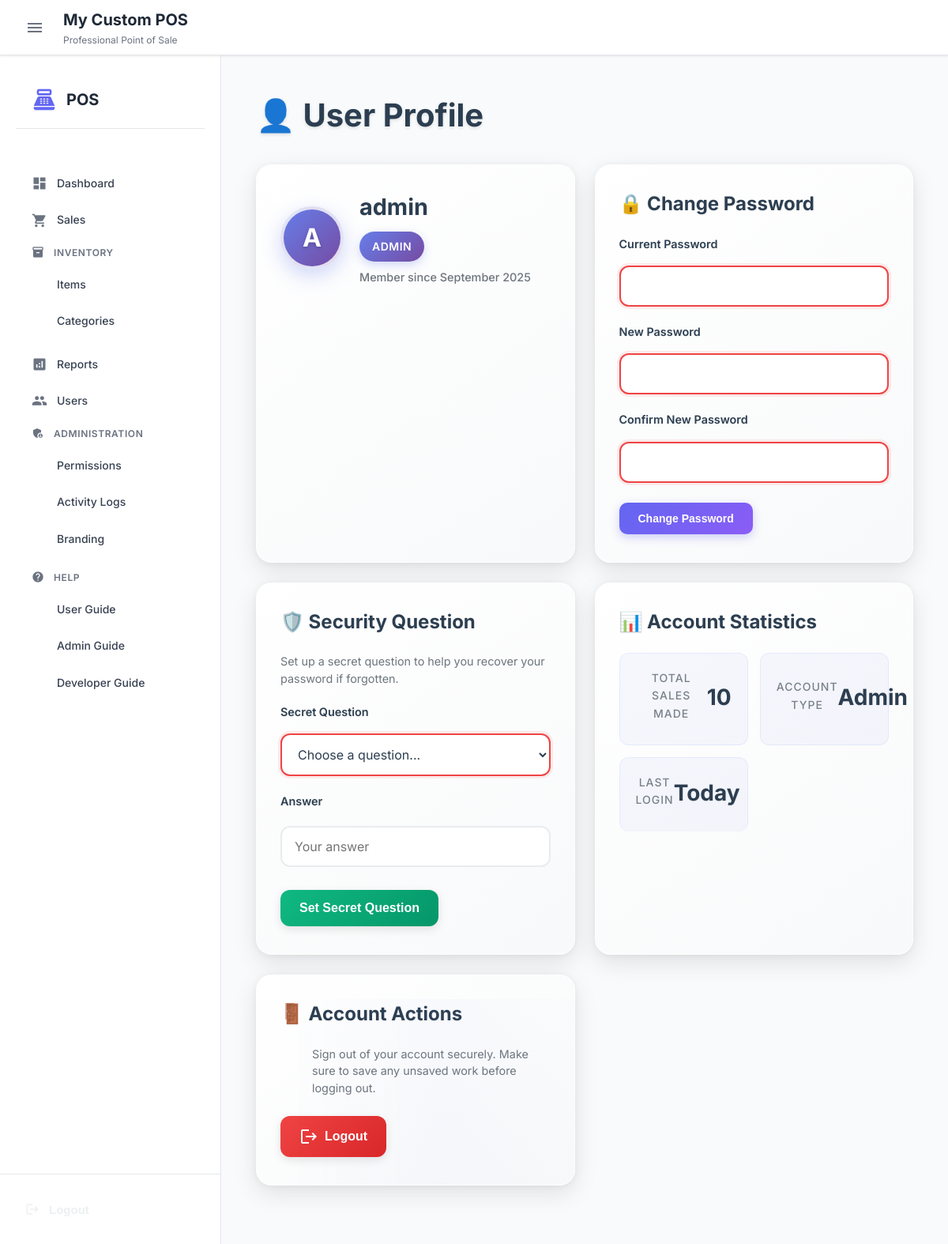
The app's page /profile (signed in) with its own data.
### app.py (models this page shows, shortened)
class Branding(db.Model):
    id = db.Column(db.Integer, primary_key=True)
    app_name = db.Column(db.String(100), nullable=False, default='POS System')
    app_subtitle = db.Column(db.String(200), nullable=True, default='Professional Point of Sale')
    business_name = db.Column(db.String(200), nullable=True)
    business_address = db.Column(db.String(500), nullable=True)
    business_phone = db.Column(db.String(50), nullable=True)
    business_email = db.Column(db.String(100), nullable=True)
    tax_id = db.Column(db.String(50), nullable=True)
    primary_color = db.Column(db.String(7), nullable=False, default='#6366f1')  # Hex color
    secondary_color = db.Column(db.String(7), nullable=False, default='#8b5cf6')
    accent_color = db.Column(db.String(7), nullable=False, default='#10b981')
    background_color = db.Column(db.String(7), nullable=False, default='#ffffff')
    text_color = db.Column(db.String(7), nullable=False, default='#1f2937')
    logo_url = db.Column(db.String(500), nullable=True)
    favicon_url = db.Column(db.String(500), nullable=True)
    font_family = db.Column(db.String(100), nullable=False, default='Inter')
    footer_text = db.Column(db.String(500), nullable=True, default='Thank you for your business!')
    receipt_return_policy = db.Column(db.String(500), nullable=True, default='For exchanges/returns, present this receipt within 30 days.')
    receipt_header_title = db.Column(db.String(100), nullable=True, default='RECEIPT')
    receipt_number_label = db.Column(db.String(50), nullable=True, default='Receipt #:')
    date_label = db.Column(db.String(50), nullable=True, default='Date:')
    cashier_label = db.Column(db.String(50), nullable=True, default='Cashier:')
    payment_method_label = db.Column(db.String(50), nullable=True, default='Payment Method:')
    cash_received_label = db.Column(db.String(50), nullable=True, default='Cash Received:')
    change_label = db.Column(db.String(50), nullable=True, default='Change:')
    currency_symbol = db.Column(db.String(10), nullable=True, default='AFA')
    item_header = db.Column(db.String(50), nullable=True, default='Item')
    quantity_header = db.Column(db.String(50), nullable=True, default='Qty')
    amount_header = db.Column(db.String(50), nullable=True, default='Amount')
    subtotal_label = db.Column(db.String(50), nullable=True, default='Subtotal:')
    discount_label = db.Column(db.String(50), nullable=True, default='Discount')
    total_label = db.Column(db.String(50), nullable=True, default='TOTAL:')
    records_message = db.Column(db.String(200), nullable=True, default='Please keep this receipt for your records.')
    powered_by_label = db.Column(db.String(50), nullable=True, default='Powered by')
    version_text = db.Column(db.String(20), nullable=True, default='v1.0')
    created_at = db.Column(db.DateTime, default=lambda: datetime.now(timezone.utc))
    updated_at = db.Column(db.DateTime, default=lambda: datetime.now(timezone.utc), onupdate=lambda: datetime.now(timezone.utc))

class User(UserMixin, db.Model):
    id = db.Column(db.Integer, primary_key=True)
    username = db.Column(db.String(80), unique=True, nullable=False)
    password_hash = db.Column(db.String(128), nullable=False)
    role = db.Column(db.String(20), nullable=False)  # 'admin' or 'cashier'
    secret_question = db.Column(db.String(200), nullable=True)
    secret_answer = db.Column(db.String(200), nullable=True)
    created_at = db.Column(db.DateTime, default=lambda: datetime.now(timezone.utc))
    def has_permission(self, permission):
        return has_permission(self, permission)

### app.py (the view, shortened to what this page needs)
@app.route('/profile', methods=['GET', 'POST'])
@login_required
def profile():
    return render_template('profile.html')

### app.py (called while the page is built)
def has_permission(user, permission):
    if not user or not user.is_authenticated:
        return False
    user_permissions = ROLE_PERMISSIONS.get(user.role, [])
    return permission in user_permissions

@login_manager.user_loader
def load_user(user_id):
    return db.session.get(User, int(user_id))

### templates/profile.html (shortened to what this page needs)
{% extends "base.html" %}
{% block content %}
<section id="profile" class="active">
    <h2>👤 User Profile</h2>
    <div class="profile-container">
        <div class="profile-card">
            <div class="profile-header">
                <div class="profile-avatar">
                    <span class="avatar-text">{{ current_user.username[0].upper() }}</span>
                </div>
                <div class="profile-info">
                    <h3>{{ current_user.username }}</h3>
                    <p class="role-badge">{{ current_user.role.title() }}</p>
                    <p class="join-date">Member since {{ current_user.created_at.strftime('%B %Y') }}</p>
                </div>
            </div>
        </div>
        <div class="profile-card">
            <h3>🔒 Change Password</h3>
            <form method="POST" action="{{ url_for('profile') }}">
                <div class="form-group">
                    <label for="current_password">Current Password</label>
                    <input type="password" id="current_password" name="current_password" required>
                </div>
                <div class="form-group">
                    <label for="new_password">New Password</label>
                    <input type="password" id="new_password" name="new_password" required minlength="6">
                </div>
                <div class="form-group">
                    <label for="confirm_password">Confirm New Password</label>
                    <input type="password" id="confirm_password" name="confirm_password" required>
                </div>
                <button type="submit" class="btn btn-primary">Change Password</button>
            </form>
        </div>
        <div class="profile-card">
            <h3>🛡️ Security Question</h3>
            <p class="help-text">Set up a secret question to help you recover your password if forgotten.</p>
            <form method="POST" action="{{ url_for('profile') }}">
                <div class="form-group">
                    <label for="secret_question">Secret Question</label>
                    <select id="secret_question" name="secret_question" required>
                        <option value="">Choose a question...</option>
                    </select>
                </div>
                <div class="form-group">
                    <label for="secret_answer">Answer</label>
                    <input type="text" id="secret_answer" name="secret_answer" required placeholder="Your answer">
                </div>
                <button type="submit" class="btn btn-success">
                    {% if current_user.secret_question %}Update{% else %}Set{% endif %} Secret Question
                </button>
            </form>
        </div>
        <div class="profile-card">
            <h3>📊 Account Statistics</h3>
            <div class="stats-grid">
                <div class="stat-item">
                    <span class="stat-label">Total Sales Made</span>
                    <span class="stat-value">{{ current_user.sales|length }}</span>
                </div>
                <div class="stat-item">
                    <span class="stat-label">Account Type</span>
                    <span class="stat-value">{{ current_user.role.title() }}</span>
                </div>
                <div class="stat-item">
                    <span class="stat-label">Last Login</span>
                    <span class="stat-value">Today</span>
                </div>
            </div>
        </div>
        <div class="profile-card logout-section">
            <h3>🚪 Account Actions</h3>
            <p class="logout-description">Sign out of your account securely. Make sure to save any unsaved work before logging out.</p>
            <button type="button" class="btn btn-logout" onclick="openLogoutModal()" aria-label="Logout from account">
                <span class="material-icons">logout</span>
                <span>Logout</span>
            </button>
        </div>
    </div>
</section>
{% endblock %}

### templates/base.html (shortened to what this page needs)
<!DOCTYPE html>
<html lang="en">
<head>
    <link rel="stylesheet" href="{{ url_for('static', filename='css/style.css') }}">
</head>
<body>
    {% if current_user.is_authenticated %}
    <div class="layout">
        <header class="top-header">
            <div class="header-left">
                <button class="sidebar-toggle" onclick="toggleSidebar()">
                    <span class="material-icons">menu</span>
                </button>
                <div class="brand-info">
                    <h1 class="brand-name">{{ branding.app_name }}</h1>
                    <span class="brand-subtitle">{{ branding.app_subtitle }}</span>
                </div>
            </div>
        </header>
        <aside class="sidebar" id="sidebar">
            <div class="sidebar-header">
                <div class="sidebar-brand">
                    <span class="material-icons sidebar-logo">point_of_sale</span>
                    <span class="sidebar-title">POS</span>
                </div>
            </div>
            <nav class="sidebar-nav">
                {% if current_user.has_permission('view_dashboard') %}
                <a href="{{ url_for('dashboard') }}" class="nav-link {% if request.endpoint == 'dashboard' %}active{% endif %}">
                    <span class="material-icons">dashboard</span>
                    <span class="nav-text">Dashboard</span>
                </a>
                {% endif %}
                {% if current_user.has_permission('process_sales') %}
                <a href="{{ url_for('sales') }}" class="nav-link {% if request.endpoint == 'sales' %}active{% endif %}">
                    <span class="material-icons">shopping_cart</span>
                    <span class="nav-text">Sales</span>
                </a>
                {% endif %}
                {% if current_user.has_permission('view_inventory') %}
                <div class="nav-group">
                    <div class="nav-group-title">
                        <span class="material-icons">inventory</span>
                        <span>Inventory</span>
                    </div>
                    <a href="{{ url_for('inventory') }}" class="nav-link nav-sub {% if request.endpoint == 'inventory' %}active{% endif %}">
                        <span class="nav-text">Items</span>
                    </a>
                    <a href="{{ url_for('categories') }}" class="nav-link nav-sub {% if request.endpoint == 'categories' %}active{% endif %}">
                        <span class="nav-text">Categories</span>
                    </a>
                </div>
                {% endif %}
                {% if current_user.has_permission('view_sales') %}
                <a href="{{ url_for('reports') }}" class="nav-link {% if request.endpoint == 'reports' %}active{% endif %}">
                    <span class="material-icons">analytics</span>
                    <span class="nav-text">Reports</span>
                </a>
                {% endif %}
                {% if current_user.has_permission('manage_users') %}
                <a href="{{ url_for('users') }}" class="nav-link {% if request.endpoint == 'users' %}active{% endif %}">
                    <span class="material-icons">people</span>
                    <span class="nav-text">Users</span>
                </a>
                {% endif %}
                {% if current_user.has_permission('system_admin') %}
                <div class="nav-group">
                    <div class="nav-group-title">
                        <span class="material-icons">admin_panel_settings</span>
                        <span>Administration</span>
                    </div>
                    <a href="{{ url_for('permissions') }}" class="nav-link nav-sub {% if request.endpoint == 'permissions' %}active{% endif %}">
                        <span class="nav-text">Permissions</span>
                    </a>
                    <a href="{{ url_for('activity_logs') }}" class="nav-link nav-sub {% if request.endpoint == 'activity_logs' %}active{% endif %}">
                        <span class="nav-text">Activity Logs</span>
                    </a>
                    <a href="{{ url_for('branding') }}" class="nav-link nav-sub {% if request.endpoint == 'branding' %}active{% endif %}">
                        <span class="nav-text">Branding</span>
                    </a>
                </div>
                {% endif %}
                <div class="nav-group">
                    <div class="nav-group-title">
                        <span class="material-icons">help</span>
                        <span>Help</span>
                    </div>
                    <a href="{{ url_for('user_guide') }}" class="nav-link nav-sub {% if request.endpoint == 'user_guide' %}active{% endif %}">
                        <span class="nav-text">User Guide</span>
                    </a>
                    {% if current_user.has_permission('system_admin') %}
                    <a href="{{ url_for('admin_guide') }}" class="nav-link nav-sub {% if request.endpoint == 'admin_guide' %}active{% endif %}">
                        <span class="nav-text">Admin Guide</span>
                    </a>
                    <a href="{{ url_for('developer_guide') }}" class="nav-link nav-sub {% if request.endpoint == 'developer_guide' %}active{% endif %}">
                        <span class="nav-text">Developer Guide</span>
                    </a>
                    {% endif %}
                </div>
            </nav>
            <div class="sidebar-footer">
                <form method="POST" action="{{ url_for('logout') }}" style="width: 100%;">
                    <button type="submit" class="logout-button">
                        <span class="material-icons">logout</span>
                        <span class="logout-text">Logout</span>
                    </button>
                </form>
            </div>
        </aside>
        <main class="content">
            {% block content %}{% endblock %}
        </main>
    </div>
    {% else %}
        {% block login_content %}{% endblock %}
    {% endif %}
</body>
</html>

### templates/base.html (style rules this page uses)
.form-group { display: flex; flex-direction: column; gap: 8px; }
.btn-primary { display: inline-flex; align-items: center; gap: 8px; padding: 12px 24px; background: linear-gradient(135deg, #6366f1 0%, #8b5cf6 100%); border: none; border-radius: 10px; color: white; font-size: 0.875rem; font-weight: 600; cursor: pointer; transition: all 0.2s ease; text-decoration: none; box-shadow: 0 4px 12px rgba(99, 102, 241, 0.3); }

### records on screen
Branding: app_name "My Custom POS", app_subtitle "Professional Point of Sale"
User: username "A", username "admin", role "ADMIN", created_at "September 2025", role "Admin"

### other values on screen
{{ current_user.sales|length }} "10"
